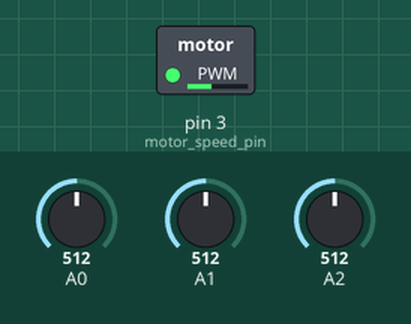
Simulated run of this sketch. Board: Arduino Uno, built with avr-gcc and run on an emulated ATmega328P. On the bench: switched loads named in the sketch (green lamp = pin HIGH). The test bench sets the inputs (shaded band); at power-on: A0 = 512, A1 = 512, A2 = 512.

Above: at 1.2 s.
1.3 s: A0 set to 110
2.8 s: A0 set to 93
At 3.1 s:
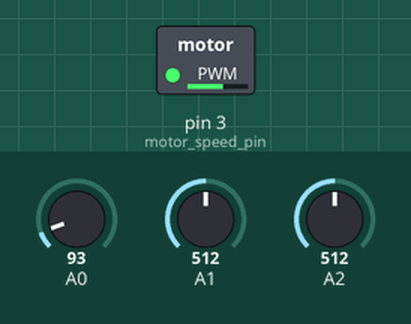
4.3 s: A0 set to 122
At 5.4 s:
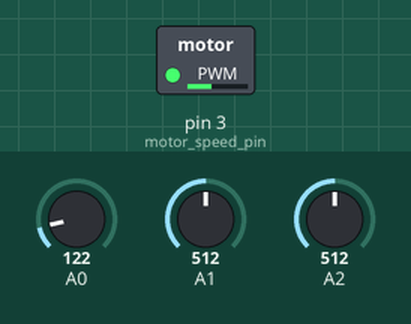
5.8 s: A1 set to 90
At 6.6 s:
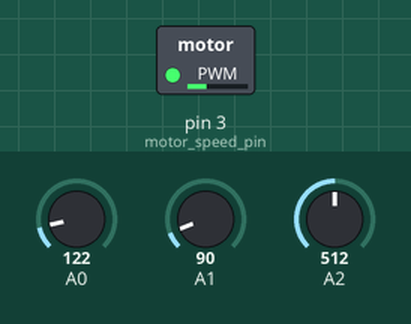
Timing chart, 0 to 8.3 s (numbered marks = the images above; inputs shaded):
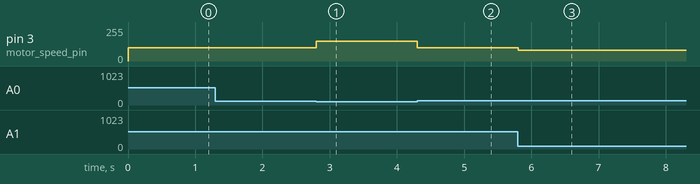

Measured:
- the behaviour switches between 100 and 99 on A0 (found by bisection; images 0 and 1)
- after the input at 1.3 s, every drawn part: stays the same
- after the input at 2.8 s, pin 3 (motor_speed_pin): 100/255 → 150/255 at once
- after the input at 4.3 s, pin 3 (motor_speed_pin): 150/255 → 100/255 at once
- after the input at 5.8 s, pin 3 (motor_speed_pin): 100/255 → 80/255 at once

The sketch:

main.ino
```cpp
#define leftSensor analogRead(A2)
#define middleSensor analogRead(A1)
#define rightSensor analogRead(A0)
#define threshold 100
#define motor_speed_pin 3
#define motor_speed 100

void forwardLeft(int speed){ // Turns left and moves forward
  analogWrite(3, speed); // updates the speed
  digitalWrite(6, HIGH);
  digitalWrite(8, HIGH);
}

void forwardRight(int speed){ // Turns right and moves forward
  analogWrite(3, speed); // updates the speed
  digitalWrite(5, HIGH);
  digitalWrite(7, HIGH);
}

void backLeft(int speed){ // Turns left and moves back
  analogWrite(3, speed); // updates the speed
  digitalWrite(6, HIGH);
  digitalWrite(8, LOW);
}

void backRight(int speed){ // Turns right and moves back
  analogWrite(3, speed); // updates the speed
  digitalWrite(5, HIGH);
  digitalWrite(7, LOW);
}

void stopLeft(int speed){ // Stops left side of the robot
  analogWrite(3, speed); // updates the speed
  digitalWrite(6, LOW);
  digitalWrite(8, LOW);
}

void stopRight(int speed){ // Stops right side of the robot
  analogWrite(3, speed); // updates the speed
  digitalWrite(5, LOW);
  digitalWrite(7, LOW);
}

void stop(){
  analogWrite(3, 0);
  digitalWrite(5, LOW);
  digitalWrite(6, LOW);
  digitalWrite(7, LOW);
  digitalWrite(8, LOW);
}

void setup() {
  analogWrite(3, motor_speed);
  Serial.begin(9600);
}

void loop() {
    if ((leftSensor < threshold) && (middleSensor < threshold) && (rightSensor < threshold)){
      while ((leftSensor < threshold) && (middleSensor < threshold) && (rightSensor < threshold)){
        // LOST
        backLeft(70);
        backRight(70);
      }
    }

    if ((leftSensor < threshold) && (middleSensor < threshold) && (rightSensor > threshold)){
      while ((leftSensor < threshold) && (middleSensor < threshold) && (rightSensor > threshold)){
        // TURN RIGHT
        stopRight(100);
        forwardLeft(100);
      }
    }

    if ((leftSensor < threshold) && (middleSensor > threshold) && (rightSensor < threshold)){
      while ((leftSensor < threshold) && (middleSensor > threshold) && (rightSensor < threshold)){
        // GOES STRAIGHT
        forwardRight(100);
        forwardLeft(100);
      }
    }

    if ((leftSensor < threshold) && (middleSensor > threshold) && (rightSensor > threshold)){
      while ((leftSensor < threshold) && (middleSensor > threshold) && (rightSensor > threshold)){
        // HARD TURN RIGHT
        backRight(150);
        forwardLeft(150);
      }
    }

    if ((leftSensor > threshold) && (middleSensor < threshold) && (rightSensor < threshold)){
      while ((leftSensor > threshold) && (middleSensor < threshold) && (rightSensor < threshold)){
        // TURN LEFT
        stopLeft(100);
        forwardRight(100);
      }
    }

    if ((leftSensor > threshold) && (middleSensor < threshold) && (rightSensor > threshold)){
      while ((leftSensor > threshold) && (middleSensor < threshold) && (rightSensor > threshold)){
        // STANDING IN BETWEEN TWO LINES
        backLeft(80);
        backRight(80);
      }
    }

    if ((leftSensor > threshold) && (middleSensor > threshold) && (rightSensor < threshold)){
      while ((leftSensor > threshold) && (middleSensor > threshold) && (rightSensor < threshold)){
        // HARD TURN LEFT
        backLeft(150);
        forwardRight(150);
      }
    }

    if ((leftSensor > threshold) && (middleSensor > threshold) && (rightSensor > threshold)){
      while  ((leftSensor > threshold) && (middleSensor > threshold) && (rightSensor > threshold)){
        // STANDING ON TOP OF THE LINE => GO STRAIGHT
        forwardRight(100);
        forwardLeft(100);
      }
    }
}
```
